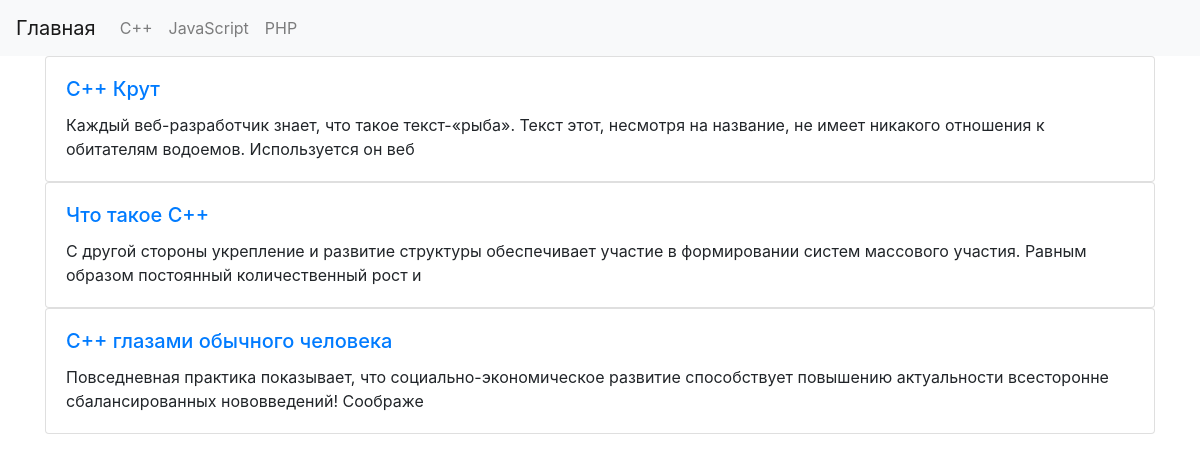
Page /topic.php?id_topic=1 on the committed database.
### tables this page shows
CREATE TABLE `topic` (
  `id` int(11) NOT NULL,
  `name` tinytext
);

CREATE TABLE `articles` (
  `id` int(11) NOT NULL,
  `title` tinytext,
  `text` text NOT NULL,
  `id_topic` int(11) NOT NULL,
  `views` int(11) NOT NULL DEFAULT '0',
  `date` datetime NOT NULL DEFAULT CURRENT_TIMESTAMP
);

### templates/generation.php (the view, shortened to what this page needs)
<?php
function generation_head_menu ($mysqli) {
    $sql = "SELECT * FROM `topic`";
    $resSQL = $mysqli -> query($sql);
    ?>
    <header>
        <nav class="navbar navbar-expand-lg navbar-light bg-light">
            <a class="navbar-brand" href="/">Главная</a>
            <ul class="navbar-nav mr-auto">
                <?php
                    while ($rowTopic = $resSQL -> fetch_assoc()) {
                        echo '<li class="nav-item"><a class="nav-link" href="./topic.php?id_topic='. $rowTopic["id"] .'">'. $rowTopic['name'].'</a></li>';
                    }
                ?>
            </ul>
        </nav>
    </header>
    <?php
}
            ?>
            <?php
function generation_posts_topic ($mysqli, $id_topic) {
    $sql = "SELECT * FROM `articles` WHERE `id_topic` = $id_topic";
    $res = $mysqli -> query($sql);
    if ($res -> num_rows > 0) {
        while ($resArticle = $res -> fetch_assoc()) {
            ?>
            <div class="card">
                <div class="card-body">
                    <h5 class="card-title" ><a href="post.php?id_article=<?= $resArticle['id'] ?>"><?= $resArticle['title'] ?></a></h5>
                    <p class="card-text"><?= mb_substr($resArticle['text'], 0, 158, 'UTF-8') ?></p>
                </div>
            </div>
            <?php
        }
    } else {
        echo "В этом раздели статей нету";
    }
}
        $resPost = $res -> fetch_assoc()?>

### rows in the picture
topic: name "C++"
topic: name "JavaScript"
topic: name "PHP"
articles: title "C++ Крут", text "Каждый веб-разработчик знает, что такое текст-«рыба». Текст этот, несмотря на название, не имеет никакого отношения к обитателям водоемов. Используется он веб"
articles: title "Что такое С++", text "С другой стороны укрепление и развитие структуры обеспечивает участие в формировании систем массового участия. Равным образом постоянный количественный рост и"
articles: title "С++ глазами обычного человека", text "Повседневная практика показывает, что социально-экономическое развитие способствует повышению актуальности всесторонне сбалансированных нововведений! Соображе"
